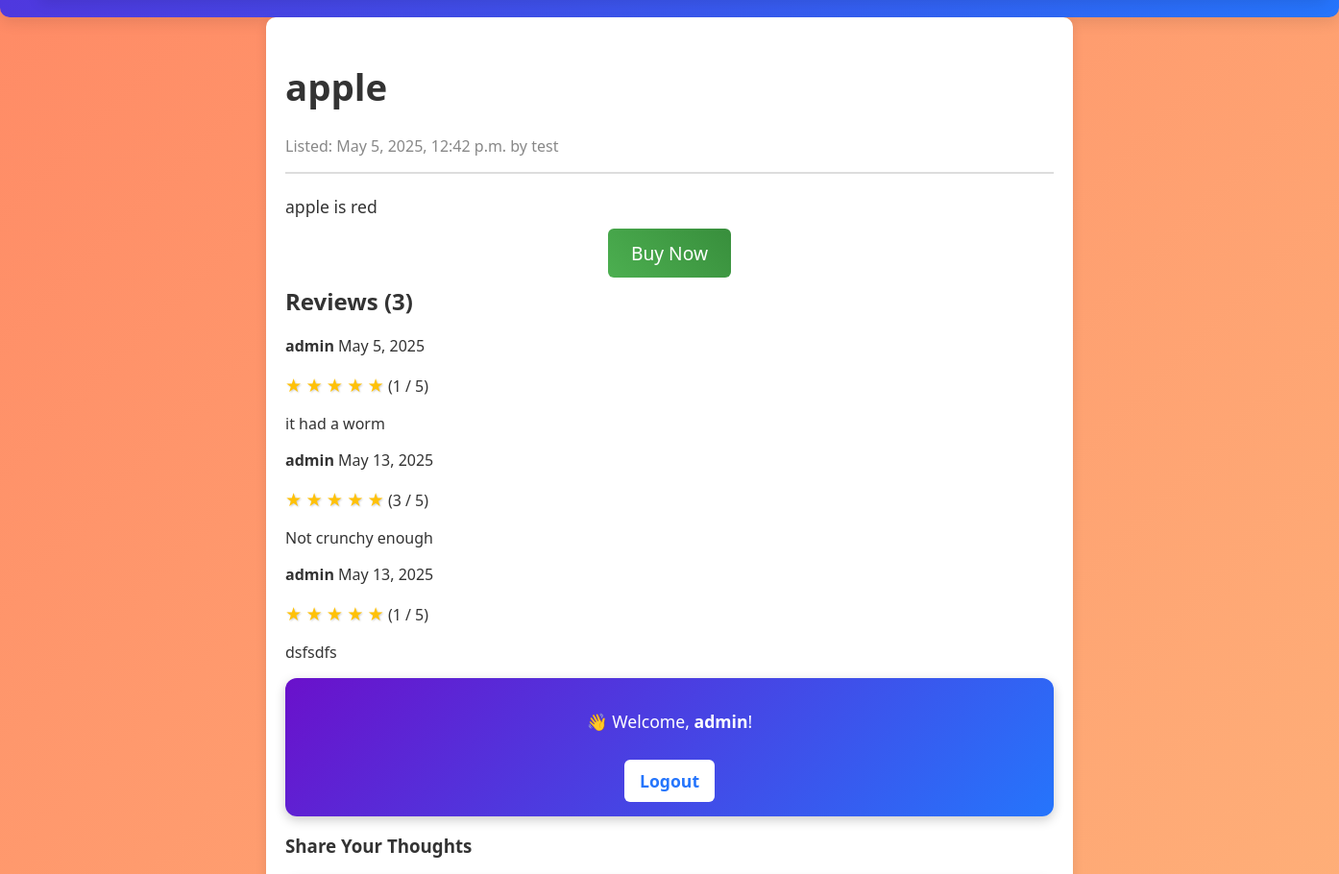
Page /2025/5/5/apple-1/ (signed in, middle part) on the earlier database version.
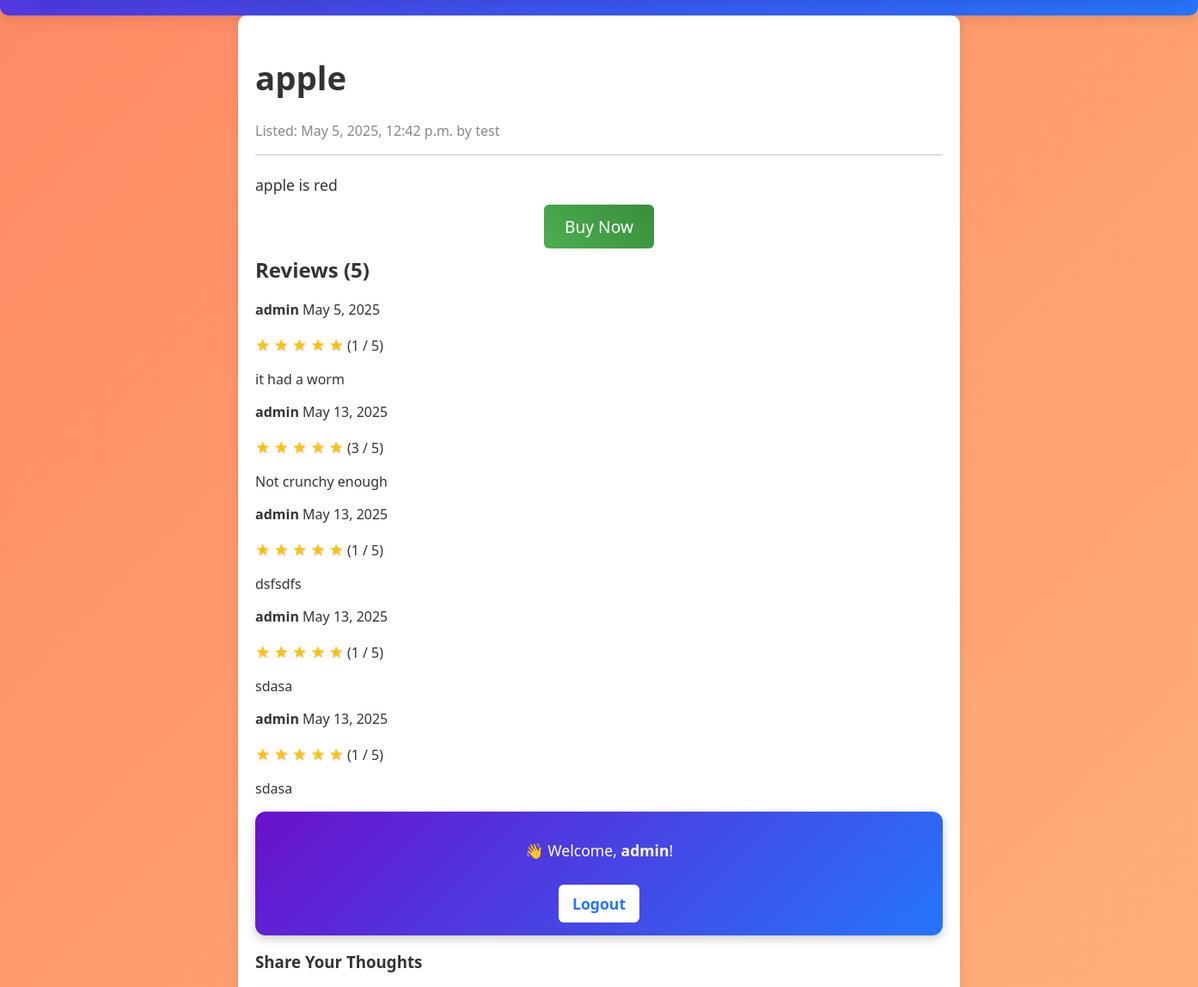
Same page on the later database version.
### product_post/models.py (models this page shows, shortened)
class Review(models.Model):
    product = models.ForeignKey(Product, on_delete=models.CASCADE, related_name='reviews')
    user = models.ForeignKey(User, on_delete=models.CASCADE)
    rating = models.IntegerField(default=1, validators=[MinValueValidator(1),MaxValueValidator(5)])
    text = models.TextField()
    dateadded = models.DateField(auto_now_add=True)
    dateupdated = models.DateField(auto_now=True)
    active = models.BooleanField(default=True)
    class Meta:
        ordering = ('dateadded',)

### product_post/views.py (the view)
# urls.py: path('<int:year>/<int:month>/<int:day>/<slug:product>/', views.product_detail, name='product_detail'),
@login_required(login_url='product_post:loginformpage')
def product_detail(request, year, month, day, product):
    product = get_object_or_404(Product, slug=product, status='published',
            publish__year = year,
            publish__month = month,
            publish__day = day
            )
    reviews = product.reviews.filter(active=True)
    new_review = None
    if request.method == "POST":
        review_form = ReviewForm(data=request.POST, request=request)
        if review_form.is_valid():
            new_review = review_form.save(commit=False)
            new_review.product = product
            new_review.user = request.user
            new_review.save()
    else:
        review_form = ReviewForm()
    return render(request, 'product_post/product/detail.html', {"product": product, 'reviews': reviews, 'new_review':new_review, 'review_form': review_form})

### product_post/models.py (called while the page is built)
    def get_queryset(self):
        return super().get_queryset().filter(status='published')

### storefront/models.py (called while the page is built)
    def __str__(self):
        return self.storename

### product_post/templates/product_post/product/detail.html (shortened to what this page needs)
{% extends "product_post/base.html" %}
{% load static %}
{% block content %}
<link rel="stylesheet" href="{% static 'css/product_detail.css' %}">
<div class="product-detail-container">
    <header class="product-header">
        <h1 class="product-title">{{ product.name }}</h1>
        <p class="product-meta">Listed: {{ product.publish }} by {{ product.store }}</p>
    </header>
    <section class="product-description">
        <p>{{ product.description }}</p>
    </section>
    <div class="buy-section">
        <a class="btn-buy" href="{% url 'order:place_order' product.id %}">Buy Now</a>
    </div>
    <section class="reviews-summary">
        {% with reviews.count as total_reviews %}
            <h2>Reviews ({{ total_reviews }})</h2>
        {% endwith %}
    </section>
    <section class="reviews-list">
        {% for review in reviews %}
        <div class="review">
            <div class="review-header">
                <strong>{{ review.user }}</strong>
                <span class="review-date">{{ review.dateadded }}</span>
            </div>
            <p class="review-rating">
                {% for i in "12345"|slice:":review.rating"|make_list %}
                    <span class="star-rating">★</span>
                {% endfor %}
                ({{ review.rating }} / 5)
            </p>
            <p class="review-text">{{ review.text }}</p>
        </div>
        {% empty %}
        <p class="no-reviews">There are no reviews yet.</p>
        {% endfor %}
    </section>
    <div class="auth-status">
        {% if user.is_authenticated %}
            <div class="auth-box">
                <p>👋 Welcome, <strong>{{ user.username }}</strong>!</p>
                <a href="{% url 'product_post:logout' %}" class="btn-logout">Logout</a>
            </div>
        {% else %}
            <div class="auth-box">
                <p>Ready to join the conversation?</p>
                <a href="{% url 'product_post:loginformpage' %}" class="btn-login">Login & Share Your Thoughts</a>
            </div>
        {% endif %}
    </div>
    {% if user.is_authenticated %}
        <section class="add-review-form">
            {% if new_review %}
                <div class="review-success">
                    <h3>🎉 Your review has been added!</h3>
                </div>
                <script src="https://cdn.jsdelivr.net/npm/canvas-confetti@1.6.0/dist/confetti.browser.min.js"></script>
                <script>
                    window.addEventListener("DOMContentLoaded", function () {
                        confetti({
                            particleCount: 150,
                            spread: 70,
                            origin: { y: 0.6 }
                        });
                    });
                </script>
            {% else %}
                <h3>Share Your Thoughts</h3>
            {% endif %}
        </section>
    {% endif %}
</div>
{% endblock %}

Differences in the rows shown:
added Review: user "admin", dateadded "May 13, 2025", rating "1", text "sdasa"
added Review: user "admin", dateadded "May 13, 2025", rating "1", text "sdasa"
Other differences:
{{ total_reviews }}: "3" → "5"
